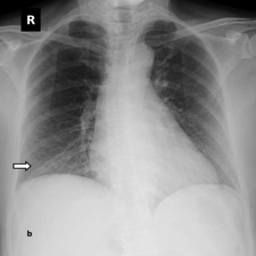
#> input picture src/streamlit/pictures/data_exploration/COVID-19/images/covid_11.png, 256 x 256 px, found by its file name; its folder holds 2 pictures in this run
$ jupyter execute --allow-errors 01_fd_explo_donnees.ipynb
#> lines starting #> are read from the running program, lines starting #| are printed output that depends on the picture
#> further down, png is the input picture: shape (256, 256); min 0, max 255, mean 145.9
#> `mean_intensity = np.mean(png)`: mean_intensity = 145.9
#> `std_intensity = np.std(png)`: std_intensity = 59.5
#> `min_intensity = np.min(png)`: min_intensity = 0
#> `max_intensity = np.max(png)`: max_intensity = 255
#> `average_image = np.mean(png_list, axis=0).astype(np.uint8)`:
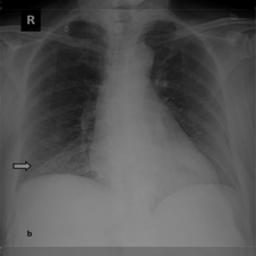
#> average_image: shape (256, 256); min 0, max 143, mean 85.5
# Projet Radiography Covid19

## 1 - Exploration des données

### 1.1 - Metadata et fichiers .png

[cell 1]
import cv2
import os
import matplotlib.pyplot as plt
import numpy as np
import pandas as pd
import seaborn as sns

[cell 2]
cwd_dir = os.getcwd()
print(cwd_dir)

data_path = os.path.join("..", "data", "processed")
#> (the rest of this cell did not finish here and is left out)

[cell 3]
# parametres
data_path = os.path.join("..", "data", "processed")
average_images_path = os.path.join(data_path, "average_images")
covid_path = os.path.join(data_path, "Lung Segmentation Data", "COVID-19")
noncovid_path = os.path.join(data_path, "Lung Segmentation Data", "Non-COVID")
normal_path = os.path.join(data_path, "Lung Segmentation Data", "Normal")

dict_data_path = {
    'COVID' : covid_path,
    'Non-COVID' : noncovid_path,
    'Normal' : normal_path,
}

#### Description du contenu des dossiers **images** et **masks**

[cell 4]
# Nombre de fichiers et formats par dossier

rows_data = []

#> (the rest of this cell did not finish here and is left out)

#### Cohérence entre **images** et **masks**

[cell 5]
# Tous les noms de fichier du dossier images sont-ils bien retrouvés dans le dossier lung masks ?

rows_images_masks = []

#> (the rest of this cell did not finish here and is left out)

#### Cohérence avec les **effectifs** sur le fichier **COVID-QU-Ex dataset.txt**

Effectifs par source de donnée sur le .txt :
11,956 COVID-19
11,263 Non-COVID infections (Viral or Bacterial Pneumonia)
10,701 Normal

#### **Conclusion** sur les .png

- 3 jeux de données : COVID, Non-COVID, Normal.

- Chaque jeu de données contient dossiers contenant des .pn,g : "images" et "lung masks".

- Cohérence parfaite images et lung masks : chaque id est retrouvé dans les 3 sources.

- On retrouve bien les effectifs annoncés dans le fichier .trxt qui accompagne les données.

### 1.2 - Description des .png

- Nombre de canaux  = nombre de couches de couleurs dans l'image, si niveau de gris : 1 seul canal, en couleur : 3 (RVB)
- Images moyennes : calculer une image moyenne en combinant plusieurs images pour obtenir moyenne de l'ensemble des données : pour avoir une idée de l'apparence des images par jeu de données ?
- Intensité de pixels : distribution (quartiles, std, mean...) pour avoir des infos sur la luminosité et le contraste des images

+ ACP ?

#### Indicateurs et calcul de l'image moyenne/dataset

[cell 6]
# Description des images
# + calcul d'une image moyenne

png_data = []

#> (the rest of this cell did not finish here and is left out)

#### Dimensions des images

#> (a cell that did not finish here is left out)

Dimensions 256x256 pour toutes les images et tous les masks.

#### Distribution de l'intensité moyenne des pixels

Intensité moyenne pour chaque fichier .png, par jeu de données (COVID, NORMAL...) et par dossier (images, masks)

On sépare les descriptions sur les fichiers 'images' des fichiers 'masks'.

##### images

[cell 8]
def display_distrib_int_pixels(df, titre):
    fig, axes = plt.subplots(1, 3, figsize=(20, 6))
    axes = axes.flatten()

    for i, (data, group) in enumerate(df.groupby('data')):
        q1 = group['Intensité moyenne'].quantile(0.25)
        median = group['Intensité moyenne'].median()
        q3 = group['Intensité moyenne'].quantile(0.75)
        moy = group['Intensité moyenne'].mean()
        sd = group['Intensité moyenne'].std()

        ax = axes[i]  # Select the current subplot

        sns.histplot(data=group, x='Intensité moyenne', kde=True, ax=ax)

        ax.set_title(f'{data}')
        ax.set_xlabel('Intensité moyenne')
        ax.set_ylabel('Frequency')

        # info distrib :
        ax.text(0.95, 0.95, f'Q1: {q1:.2f}', ha='right', va='top', transform=ax.transAxes)
        ax.text(0.95, 0.85, f'Median: {median:.2f}', ha='right', va='top', transform=ax.transAxes)
        ax.text(0.95, 0.75, f'Q3: {q3:.2f}', ha='right', va='top', transform=ax.transAxes)
        ax.text(0.95, 0.65, f'Moyenne: {moy:.2f}', ha='right', va='top', transform=ax.transAxes)
        ax.text(0.95, 0.55, f'Std: {sd:.2f}', ha='right', va='top', transform=ax.transAxes)

    # plt.tight_layout() # Adjust layout to prevent overlap of subplot titles
    fig.suptitle(titre, fontsize=16)
    plt.subplots_adjust(top=0.9, bottom=0.1, left=0.1, right=0.9, hspace=0.5, wspace=0.5)

    plt.show()

#> (a cell that did not finish here is left out)

##### masks

#> (a cell that did not finish here is left out)

#### Images moyennes

##### images

[cell 11]
def display_images_moyennes(png_dict, titre):
    fig, axes = plt.subplots(1, 3, figsize=(20, 6))

    # Flatten the axes array
    axes = axes.flatten()

    # Load and display each image in a subplot
    for i, (image_file, title) in enumerate(png_dict.items()):
        image_path = os.path.join(average_images_path, image_file)

        # Load the image
        image = plt.imread(image_path)
#> image: shape (256, 256) float32; min 0, max 0.561, mean 0.335

        # Display the image as grayscale
        axes[i].imshow(image, cmap='gray')

        axes[i].set_title(title)
        axes[i].axis('off')

    # Adjust layout and display the figure
    # plt.tight_layout()
    fig.suptitle(titre, fontsize=16)
    plt.subplots_adjust(top=0.9, bottom=0.1, left=0.1, right=0.9, hspace=0.5, wspace=0.5)

    plt.show()

[cell 12]
# images moyennes pour images

images_dict = {
    "average_image_COVID_images.png": "COVID",
    "average_image_Non-Covid_images.png": "Non-COVID",
    "average_image_Normal_images.png": "Normal",
}

#> (the rest of this cell did not finish here and is left out)

##### masks

[cell 13]
# images moyennes pour masks

masks_dict = {
    "average_image_COVID_lung masks.png": "COVID",
    "average_image_Non-Covid_lung masks.png": "Non-COVID",
    "average_image_Normal_lung masks.png": "Normal",
}
#> masks_dict = {'average_image_COVID_lung masks.png': 'COVID', 'average_image_Non-Covid_lung masks.png': 'Non-COVID', 'average_image_Normal_lung masks.png': 'Normal'}

#> (the rest of this cell did not finish here and is left out)
